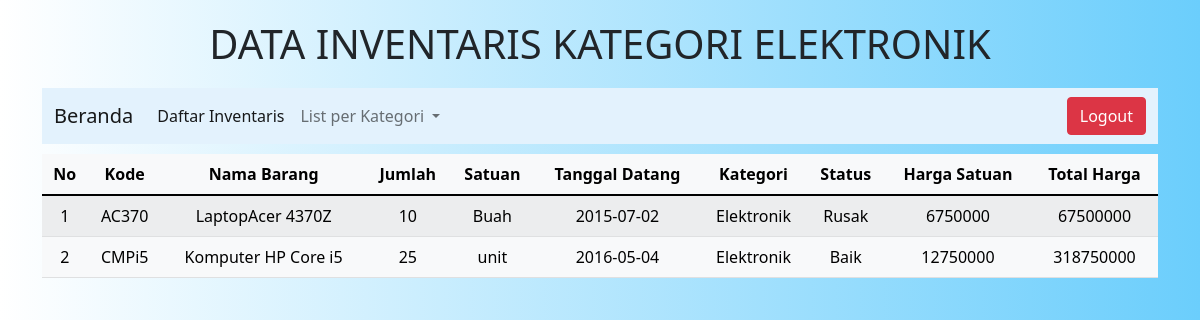
/elektronik.php (signed in), run on the app's committed database.
### tables this page shows
CREATE TABLE `inventaris` (
  `kode_barang` varchar(10) NOT NULL,
  `nama_barang` varchar(30) NOT NULL,
  `jumlah` int(11) NOT NULL,
  `satuan` varchar(15) NOT NULL,
  `tgl_datang` date NOT NULL,
  `kategori` varchar(20) NOT NULL,
  `status_barang` varchar(20) NOT NULL,
  `harga` int(20) NOT NULL
);

### elektronik.php (the view, shortened to what this page needs)
<!DOCTYPE html>
<html lang="en">
<head>
     <link href="https://cdn.jsdelivr.net/npm/bootstrap@5.1.3/dist/css/bootstrap.min.css" rel="stylesheet" />
    <link rel="stylesheet" href="assets/css/style.css" />
</head>
<body>
    <div class=container>
        <h1 class="text-center" style="margin: 20px 0 20px 0;">DATA INVENTARIS KATEGORI ELEKTRONIK</h1>
        <nav class="navbar navbar-expand-lg navbar-light" style="background-color: #e3f2fd;">
        <div class="container-fluid">
            <a class="navbar-brand" href="home.php">Beranda</a>
            <div class="collapse navbar-collapse" id="navbarSupportedContent">
            <ul class="navbar-nav me-auto mb-2 mb-lg-0">
                <li class="nav-item">
                <a class="nav-link active" aria-current="page" href="inventaris.php">Daftar Inventaris</a>
                </li>
                <li class="nav-item dropdown">
                <a class="nav-link dropdown-toggle" href="#" id="navbarDropdown" role="button" data-bs-toggle="dropdown" aria-expanded="false">
                    List per Kategori
                </a>
                </li>
            </ul>
            <div class="logout text-end">
                <a href="logout.php">
                    <button class="btn btn-danger" >Logout</button>
                </a>
            </div>
            </div>
        </div>
    </nav>
        <div class="tb-isi text-center col align-self-end">
            <table class="table table-light table-striped" >
            <thead>
                <tr >
                <th scope="col">No</th>
                <th scope="col">Kode</th>
                <th scope="col">Nama Barang</th>
                <th scope="col">Jumlah</th>
                <th scope="col">Satuan</th>
                <th scope="col">Tanggal Datang</th>
                <th scope="col">Kategori</th>
                <th scope="col">Status</th>
                <th scope="col">Harga Satuan</th>
                <th scope="col">Total Harga</th>
                </tr>
            </thead>
            <tbody >
                <?php
                    include "config.php";
                    $query = mysqli_query ($connection, "SELECT * FROM inventaris WHERE kategori LIKE '%Elektronik%'");
                        $s=1;
                        while ($data=mysqli_fetch_array($query))
                        {?>
                        <tr>
                        <td> <?php echo $s++?></td>
                        <td> <?php echo $data['kode_barang'];?></td>
                        <td> <?php echo $data['nama_barang'];?></td>
                        <td> <?php echo $data['jumlah'];?></td>
                        <td> <?php echo $data['satuan'];?></td>
                        <td> <?php echo $data['tgl_datang'];?></td>
                        <td> <?php echo $data['kategori'];?></td>
                        <td> <?php echo $data['status_barang'];?></td>
                        <td> <?php echo $data['harga'];?></td>
                        <td> <?php echo $data['harga']*$data['jumlah'];?></td>
                        </tr>
                        <?php
                        }
                        ?>
            </tbody>
            </table>
            </div>
        </div>
</body>
</html>

### assets/css/style.css (style rules this page uses)
body { background: linear-gradient(to right, #ffffff, #6bcefc); padding: 10 10 10 10; }
.tb-isi { margin-top: 10px; }

### data on the page
inventaris: kode_barang "AC370", nama_barang "LaptopAcer 4370Z", jumlah "10", satuan "Buah", tgl_datang "2015-07-02", kategori "Elektronik", status_barang "Rusak", harga "6750000", $data['harga']*$data['jumlah'] "67500000"
inventaris: kode_barang "CMPi5", nama_barang "Komputer HP Core i5", jumlah "25", satuan "unit", tgl_datang "2016-05-04", kategori "Elektronik", status_barang "Baik", harga "12750000", $data['harga']*$data['jumlah'] "318750000"
